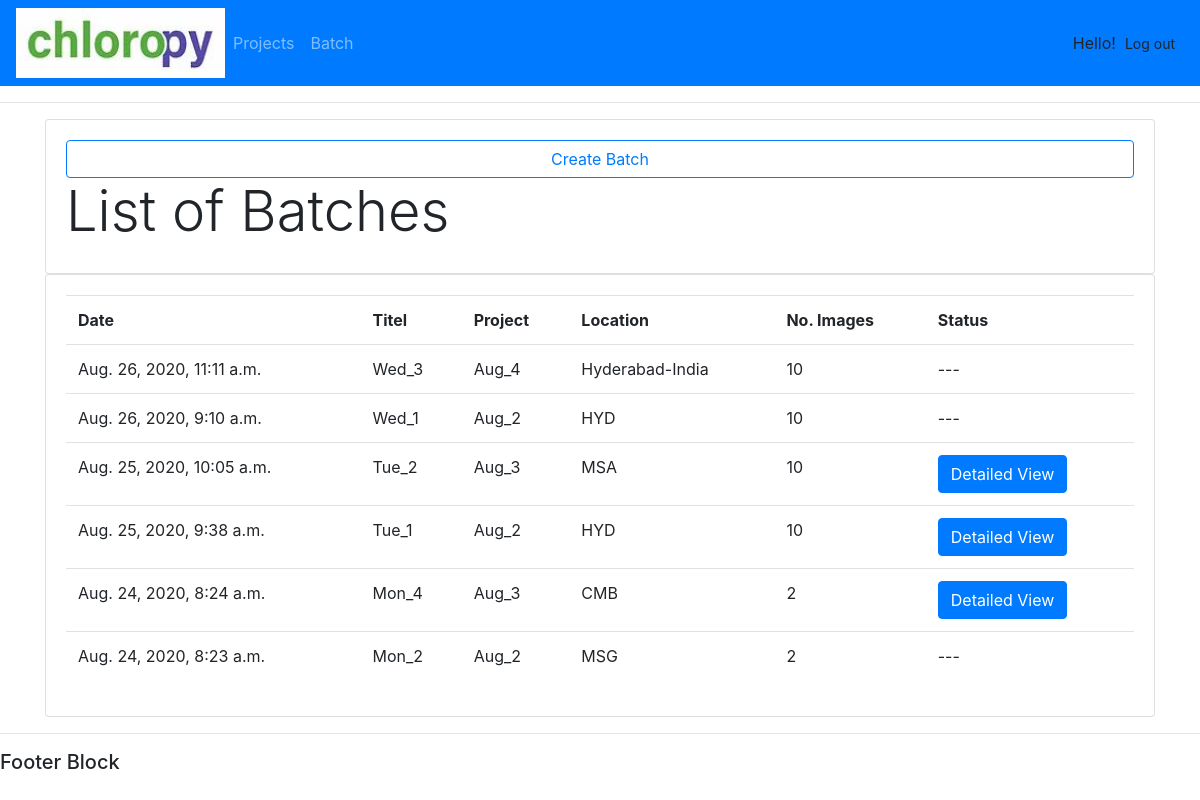
/batch/ (signed in), run on an earlier commit of the app's database.
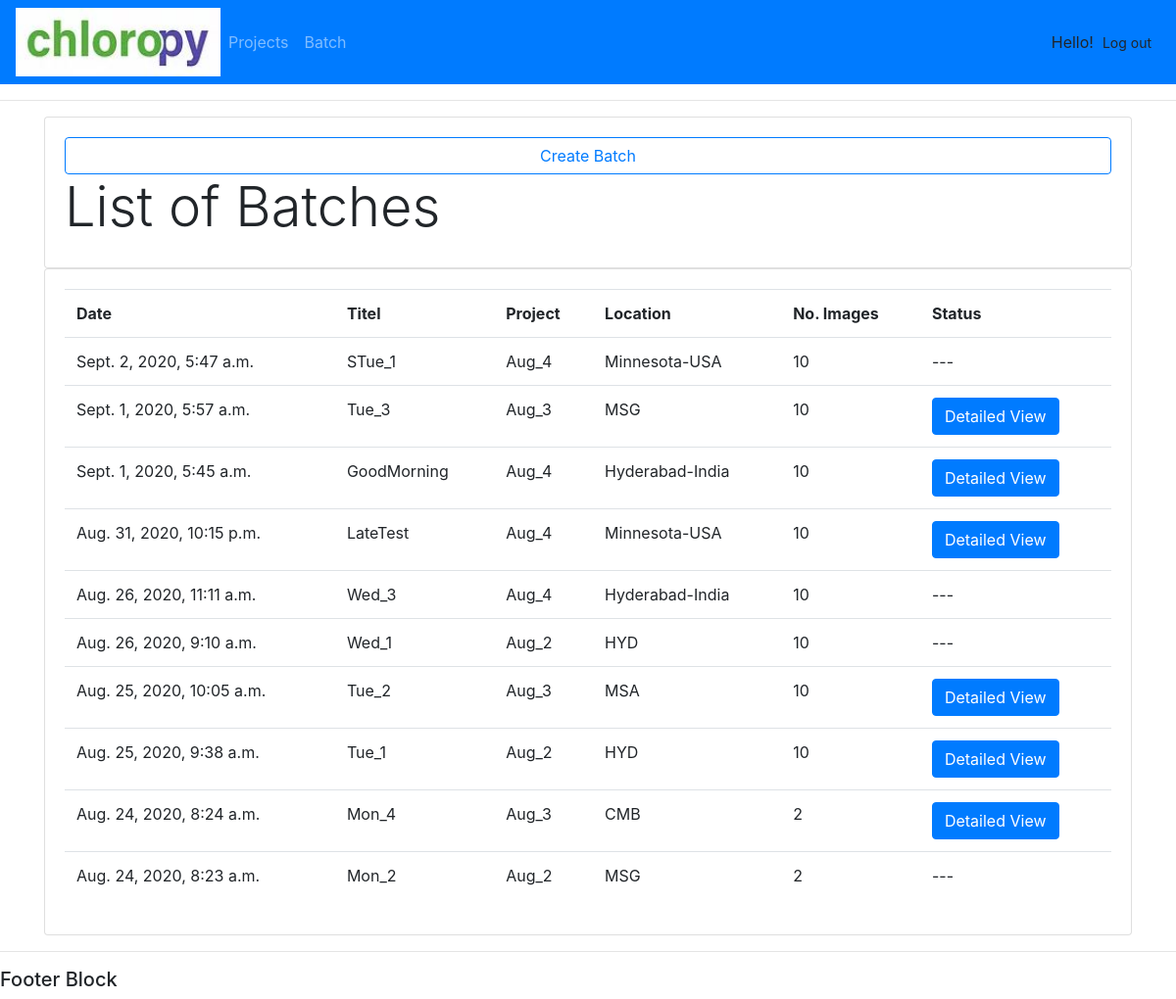
And on a later commit of the database.
### batch/models.py (models this page shows, shortened)
class Batch(models.Model):
    STATUS_ITEM = (
        ('0', 'Uploaded'),
        ('1', 'Processing'),
        ('2', 'Completed')
    )
    name = models.CharField(max_length = 255,unique = True)
    project = models.ForeignKey(Project, null=True, on_delete=models.SET_NULL)
    location = models.CharField(max_length = 255)
    short_description = models.CharField(max_length=255, blank=True, null=True)
    description = models.TextField(default='', blank=True, null=True)
    total_images = models.IntegerField(default=0)
    failed_images = models.IntegerField(default=0)
    batch_status = models.CharField(default='0', choices = STATUS_ITEM, max_length=1)
    created_by = models.ForeignKey(User, on_delete=models.CASCADE)
    created_at = models.DateTimeField(default=timezone.now)

class Project(models.Model):
    name = models.CharField(max_length=255, unique=True)
    locations = models.TextField(default='')
    sample_type = models.CharField(max_length=255)
    short_description = models.CharField(max_length=255, blank=True, null=True)
    description = models.TextField(default='', blank=True, null=True)
    pcreated_by = models.ForeignKey(User, on_delete=models.CASCADE)
    created_at = models.DateTimeField(default=timezone.now)
    def __str__(self):
        return self.name

### batch/views.py (the view)
# urls.py: path('batch/', views.batchView, name='batch'),
@login_required(login_url='index')
def batchView(request):
    batchs = Batch.objects.filter(created_by=request.user).order_by('-created_at')
    return render(request, 'batch/batch.html', {'batchs': batchs})

### batch/templates/batch/batch.html
{% extends 'batch/def_temp.html' %}
{% block content %}
<div class="row justify-content-center">
			<div class="col-md-12">
				<div class="card card-body">
                    <a href="{% url 'cbatch' %}" class="float-right btn btn-outline-primary">Create Batch</a>
					<h5 class="display-4">List of Batches</h5>
				</div>
				<div class="card card-body">
					<table class="table">
						<tr>
							<th>Date</th>
							<th>Titel</th>
							<th>Project</th>
							<th>Location</th>
							<th>No. Images</th>
							<th>Status</th>
						</tr>
						{% for bh in batchs %}
							<tr>
								<td>{{bh.created_at}}</td>
								<td>{{bh.name}}</td>
								<td>{{bh.project}}</td>
								<td>{{bh.location}}</td>
								<td>{{bh.total_images}}</td>
								{% if bh.batch_status == '2' %}
									<td><a href="{% url 'viewBach' bh.name %}" type="button" class="btn btn-primary">Detailed View</a></td>
								{% else %}
									<td>---</td>
								{% endif %}
							</tr>
						{% endfor %}
					</table>
				</div>
			</div>
		</div>
{% endblock %}

### batch/templates/batch/def_temp.html (shortened to what this page needs)
{% load static %}
<!DOCTYPE html>
<html>
<head>
	<link rel="stylesheet" href="https://stackpath.bootstrapcdn.com/bootstrap/4.3.1/css/bootstrap.min.css">
</head>
<body>
	{% include 'batch/navbar.html' %}
	<hr>
	<div class="container">
	{% block content %}
	{% endblock %}
	</div>
	<hr>
	<h5>Footer Block</h5>
</body>
</html>

### batch/templates/batch/navbar.html (shortened to what this page needs)
{% load static %}
<nav class="navbar navbar-expand-lg navbar-dark bg-primary">
  <img src="{% static 'img/logo.JPG' %}" width="209px" height="70px">
  <div class="collapse navbar-collapse" id="navbarNav">
    <ul class="navbar-nav">
      <li class="nav-item">
        <a class="nav-link" href="{% url 'project' %}">Projects</a>
      </li>
      <li class="nav-item">
        <a class="nav-link" href="{% url 'batch' %}">Batch</a>
      </li>
    </ul>
  </div>
  <span>Hello! </span>
  <span class="text-dark"><a href = "{% url 'signout' %}">
    <button type="button" class="btn btn-default btn-sm">
           Log out
    </button>
  </a></span>
</nav>

What changed in the data, as far as the page shows it:
added Batch: created_at "Sept. 2, 2020, 5:47 a.m.", name "STue_1", project "Aug_4", location "Minnesota-USA", total_images "10"
added Batch: created_at "Sept. 1, 2020, 5:57 a.m.", name "Tue_3", project "Aug_3", location "MSG", total_images "10", batch_status "Detailed View"
added Batch: created_at "Sept. 1, 2020, 5:45 a.m.", name "GoodMorning", project "Aug_4", location "Hyderabad-India", total_images "10", batch_status "Detailed View"
added Batch: created_at "Aug. 31, 2020, 10:15 p.m.", name "LateTest", project "Aug_4", location "Minnesota-USA", total_images "10", batch_status "Detailed View"
